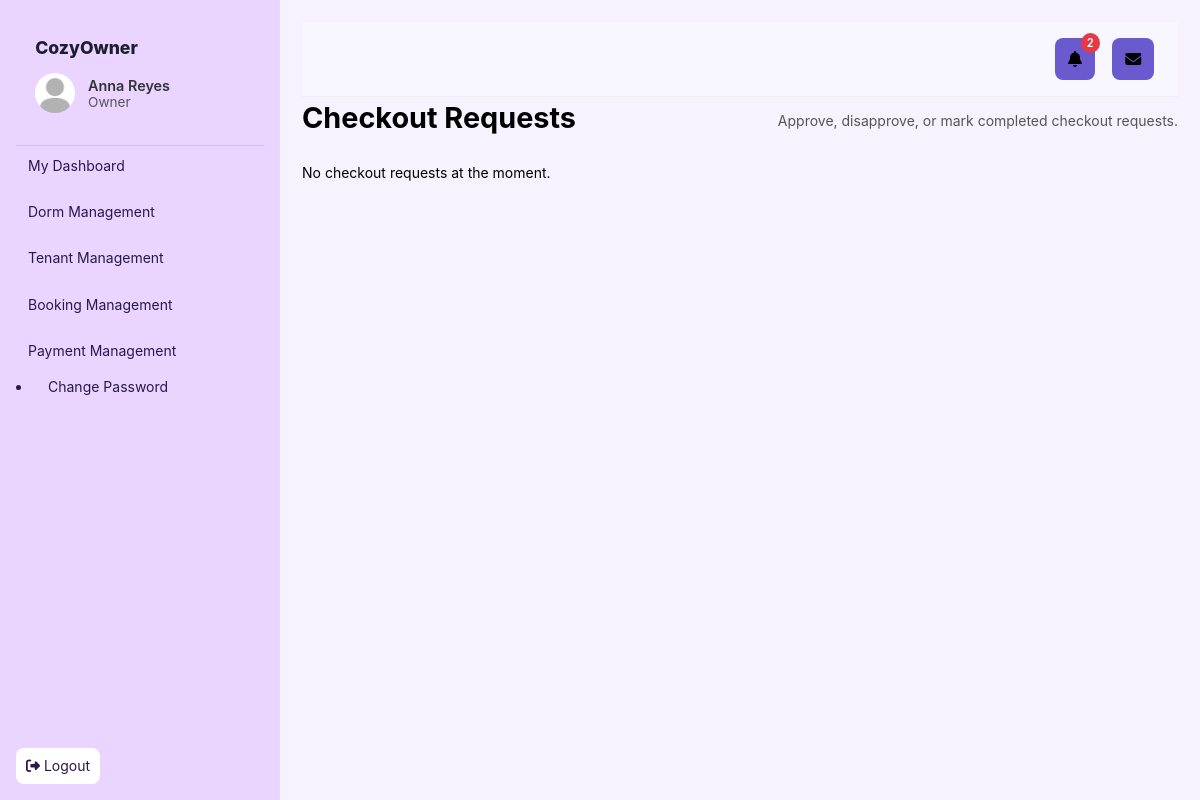
/Main/modules/checkout/owner_checkout_requests.php (signed in), run on an earlier commit of the app's database.
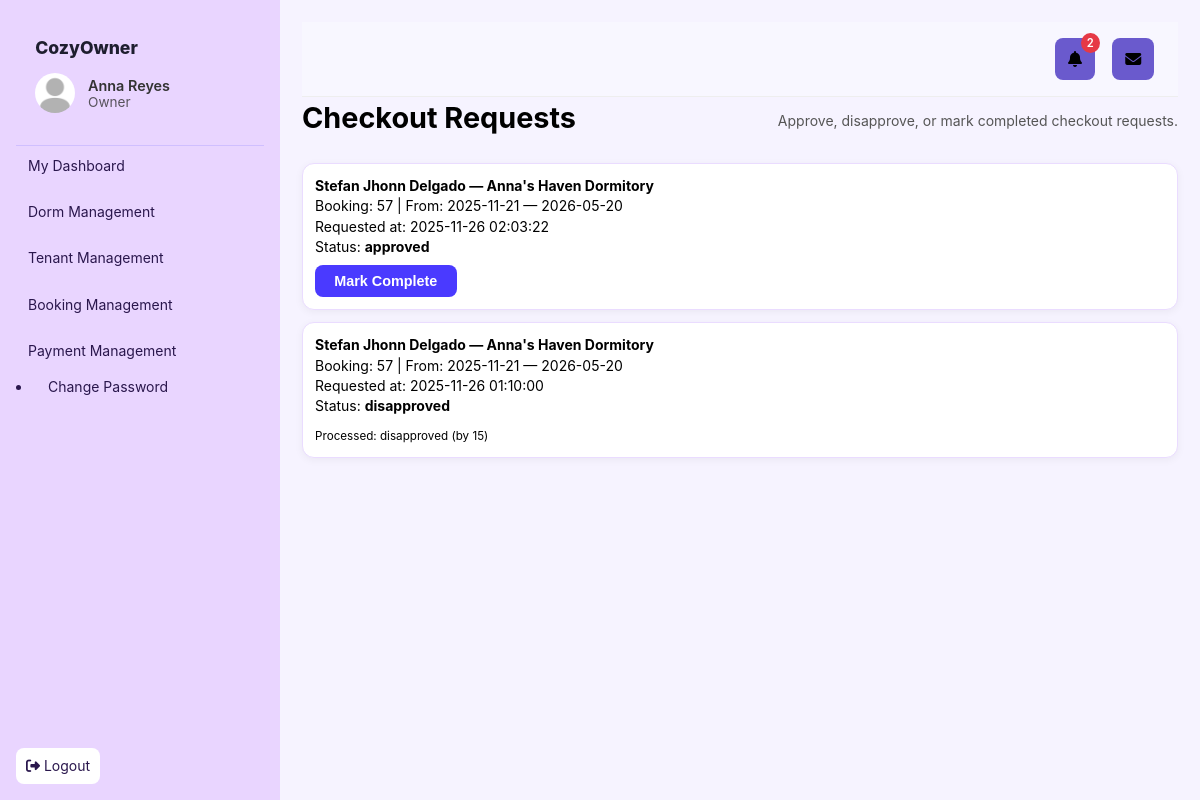
And on a later commit of the database.
### tables this page shows
CREATE TABLE `checkout_requests` (
  `id` int(11) NOT NULL,
  `booking_id` int(11) NOT NULL,
  `tenant_id` int(11) NOT NULL,
  `owner_id` int(11) NOT NULL,
  `request_reason` text DEFAULT NULL,
  `status` enum('requested','approved','disapproved','completed') NOT NULL DEFAULT 'requested',
  `created_at` datetime NOT NULL DEFAULT current_timestamp(),
  `updated_at` datetime DEFAULT NULL,
  `processed_by` int(11) DEFAULT NULL,
  `processed_at` datetime DEFAULT NULL
);

CREATE TABLE `users` (
  `user_id` int(11) NOT NULL,
  `name` varchar(100) NOT NULL,
  `address` varchar(255) DEFAULT NULL,
  `email` varchar(150) NOT NULL,
  `password` varchar(255) NOT NULL,
  `role` enum('superadmin','admin','owner','student') NOT NULL DEFAULT 'student',
  `created_at` timestamp NOT NULL DEFAULT current_timestamp(),
  `terms_accepted` tinyint(1) DEFAULT 0 COMMENT 'Whether user accepted terms and conditions',
  `terms_accepted_at` datetime DEFAULT NULL COMMENT 'When user accepted terms',
  `terms_version` varchar(20) DEFAULT NULL COMMENT 'Version of terms accepted (e.g., v1.0)',
  `verified` tinyint(1) NOT NULL DEFAULT 0 COMMENT '0 = Pending, 1 = Verified, -1 = Rejected',
  `phone` varchar(20) DEFAULT NULL,
  `license_no` varchar(100) DEFAULT NULL,
  `profile_pic` varchar(255) DEFAULT NULL,
  `id_document` varchar(255) DEFAULT NULL
);

CREATE TABLE `dormitories` (
  `dorm_id` int(11) NOT NULL,
  `owner_id` int(11) NOT NULL,
  `name` varchar(150) NOT NULL,
  `address` varchar(255) NOT NULL,
  `description` text DEFAULT NULL,
  `verified` tinyint(1) DEFAULT 0,
  `created_at` timestamp NOT NULL DEFAULT current_timestamp(),
  `latitude` decimal(10,8) DEFAULT NULL,
  `longitude` decimal(11,8) DEFAULT NULL,
  `status` enum('pending','verified','error') NOT NULL DEFAULT 'pending',
  `updated_at` timestamp NOT NULL DEFAULT current_timestamp() ON UPDATE current_timestamp(),
  `cover_image` varchar(255) DEFAULT NULL,
  `features` text DEFAULT NULL,
  `deposit_months` int(11) DEFAULT 1 COMMENT 'Number of months required as deposit (1-12)',
  `deposit_required` tinyint(1) DEFAULT 1 COMMENT 'Whether deposit is required (1=yes, 0=no)',
  `owner_id_document` varchar(255) DEFAULT NULL COMMENT 'Owner ID document file path',
  `business_permit` varchar(255) DEFAULT NULL COMMENT 'Business permit document file path'
);

CREATE TABLE `bookings` (
  `booking_id` int(11) NOT NULL,
  `room_id` int(11) NOT NULL,
  `student_id` int(11) NOT NULL,
  `booking_type` enum('whole','shared') DEFAULT 'shared',
  `start_date` date NOT NULL,
  `end_date` date NOT NULL,
  `status` enum('pending','approved','rejected','cancelled','completed','active') NOT NULL DEFAULT 'pending' COMMENT 'pending=awaiting approval, approved=owner approved, active=currently occupying, completed=tenancy ended, rejected=owner declined, cancelled=student cancelled',
  `updated_at` datetime DEFAULT current_timestamp() ON UPDATE current_timestamp(),
  `created_at` timestamp NOT NULL DEFAULT current_timestamp(),
  `expires_at` datetime DEFAULT NULL,
  `selfie` varchar(255) DEFAULT NULL,
  `id_document` varchar(255) DEFAULT NULL,
  `display_picture` varchar(255) DEFAULT NULL,
  `notes` text DEFAULT NULL,
  `check_in_date` datetime DEFAULT NULL COMMENT 'Actual check-in date/time',
  `check_out_date` datetime DEFAULT NULL COMMENT 'Actual check-out date/time',
  `booking_reference` varchar(50) DEFAULT NULL COMMENT 'Unique booking reference code'
);

### Main/modules/checkout/owner_checkout_requests.php (the view, shortened to what this page needs)
<?php
include __DIR__ . '/../../partials/header.php';
$owner_id = $_SESSION['user']['user_id'] ?? 0;
$requests = $pdo->prepare("
    SELECT cr.*, b.start_date, b.end_date, u.name AS tenant_name, d.name AS dorm_name
    FROM checkout_requests cr
    JOIN bookings b ON cr.booking_id = b.booking_id
    JOIN users u ON cr.tenant_id = u.user_id
    LEFT JOIN rooms r ON b.room_id = r.room_id
    LEFT JOIN dormitories d ON r.dorm_id = d.dorm_id
    WHERE cr.owner_id = ?
    ORDER BY cr.created_at DESC
");
$requests->execute([$owner_id]);
$requests = $requests->fetchAll(PDO::FETCH_ASSOC);
?>
<div class="page-header">
  <h1>Checkout Requests</h1>
  <p>Approve, disapprove, or mark completed checkout requests.</p>
</div>
<?php if (empty($requests)): ?>
  <p>No checkout requests at the moment.</p>
<?php else: ?>
  <?php foreach ($requests as $r): ?>
    <div class="card" style="padding:12px; margin-bottom:12px;">
      <strong><?= htmlspecialchars($r['tenant_name']) ?> — <?= htmlspecialchars($r['dorm_name'] ?? 'Dorm') ?></strong>
      <div>
        Booking: <?= (int)$r['booking_id'] ?> |
        From: <?= htmlspecialchars($r['start_date']) ?> —
        <?= htmlspecialchars($r['end_date'] ?? 'Ongoing') ?>
      </div>
      <div>Requested at: <?= htmlspecialchars($r['created_at']) ?></div>
      <div>Status: <strong><?= htmlspecialchars($r['status']) ?></strong></div>
      <div style="margin-top:8px;">
        <?php if ($r['status'] === 'requested'): ?>
          <form method="post" style="display:inline-block;margin-right:8px;">
            <input type="hidden" name="request_id" value="<?= (int)$r['id'] ?>">
            <button name="action" value="approve" class="btn btn-approve">Approve</button>
          </form>
          <form method="post" style="display:inline-block;">
            <input type="hidden" name="request_id" value="<?= (int)$r['id'] ?>">
            <button name="action" value="disapprove" class="btn btn-reject">Disapprove</button>
          </form>
        <?php elseif ($r['status'] === 'approved'): ?>
          <form method="post" action="owner_mark_complete.php" style="display:inline-block;">
            <button type="submit" class="btn btn-complete">Mark Complete</button>
          </form>
        <?php else: ?>
          <small>
            Processed: <?= htmlspecialchars($r['status']) ?>
            (by <?= (int)$r['processed_by'] ?>)
          </small>
        <?php endif; ?>
      </div>
    </div>
  <?php endforeach; ?>
<?php endif; ?>
<?php include __DIR__ . '/../../partials/footer.php'; ?>

What changed in the data, as far as the page shows it:
added checkout_requests: users.name "Stefan Jhonn Delgado", dormitories.name "Anna's Haven Dormitory", booking "57", booking.start_date "2025-11-21", booking.end_date "2026-05-20", created_at "2025-11-26 02:03:22", status "approved"
added checkout_requests: users.name "Stefan Jhonn Delgado", dormitories.name "Anna's Haven Dormitory", booking "57", booking.start_date "2025-11-21", booking.end_date "2026-05-20", created_at "2025-11-26 01:10:00", status "disapproved", processed_by "15"
Also different on the page:
text no longer shown: "No checkout requests at the moment."
